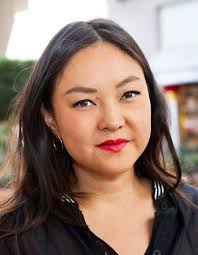
#> input picture yeux/clignement/test.jpg, 198 x 255 px, given in place of the camera
$ python V2_eyes_detector.py
#> lines starting #> are read from the running program, lines starting #| are printed output that depends on the picture
import cv2
import numpy as np
from PIL import Image
import imutils
import time


def eyes(frame, gray, facecascade, eyescascade):
    """We make an average of our list.
    It give us There may be good eye detection.
    We escape detection leap.
    then we crop the current frame with this points.
    """

    crop1 = False
    crop2 = False

    faces = facecascade.detectMultiScale(
        gray,
        scaleFactor=1.3,
        minNeighbors=5,
        minSize=(30, 30),
        flags=cv2.CASCADE_SCALE_IMAGE
    )

    for x1, y1, w1, h1 in faces:
        roi_gray = gray[y1:y1+h1, x1:x1+w1]
        roi_color = frame[y1:y1+h1, x1:x1+w1]


        eyes = eyescascade.detectMultiScale(
            roi_gray,
            scaleFactor=1.3,
            minNeighbors=4,
            minSize=(30, 30),
            maxSize=(45, 45),
            flags=cv2.CASCADE_SCALE_IMAGE
        )

        eye = 0
        for x, y, w, h in eyes:
            if eye == 0:
                crop1 = roi_color[y:y+h, x:x+w]
                cv2.rectangle(roi_color, (x, y), (x+w, y+h), (50, 255, 50), 5)
            elif eye == 1:
                crop2 = roi_color[y:y+h, x:x+w]
                cv2.rectangle(roi_color, (x, y), (x+w, y+h), (255, 0, 0), 5)
            eye += 1

        return crop1, crop2, faces


def automatic_thresh(crop, eyes_position):
    """We increment a variable of +1
    and verify the area into the last crop. If the area
    if > 1200 we stop the loop (max value i can got).
    We have got an potential eye.
    We add + 20 to the min tresh for a better detection.
    """

    counter = 0
    area_seuil_min = 1200

    while True:

        if counter == 255:
            return None

        gray = cv2.cvtColor(crop, cv2.COLOR_BGR2GRAY)
        gray = cv2.GaussianBlur(gray, (11, 11), 0)
        _, thresh = cv2.threshold(gray, counter, 255, 0)

        try:
            contours, hierarchy = cv2.findContours(thresh, cv2.RETR_TREE,cv2.CHAIN_APPROX_SIMPLE)
            img = cv2.drawContours(crop, contours, 1, (0,255,0), 3)

            eyes_posX, eyes_posY = center_detection(crop, contours, eyes_position)
            for c in contours:
                if cv2.contourArea(c) >= area_seuil_min:
                    thresh_min = counter
                    return thresh_min, contours, eyes_posX, eyes_posY
        except:
            pass

        counter += 1


# [80 lines left out: functions center_detection, head_movement, dectetion_message, not called in this run]


eyescascade = cv2.CascadeClassifier('haar/haarcascade_eye.xml')
facecascade = cv2.CascadeClassifier('haar/haarcascade_frontalface_alt2.xml')
def video_capture():


    video = cv2.VideoCapture(0)
    eyes_position_right = [[], []]
    eyes_position_left = [[], []]
    head_position = [[], [], [], []]

    while(True):

        ret, frame = video.read()
#> frame is the input picture: shape (255, 198, 3); mean B, G, R 110, 121.2, 143.9
        frame = cv2.resize(frame, (800, 600))
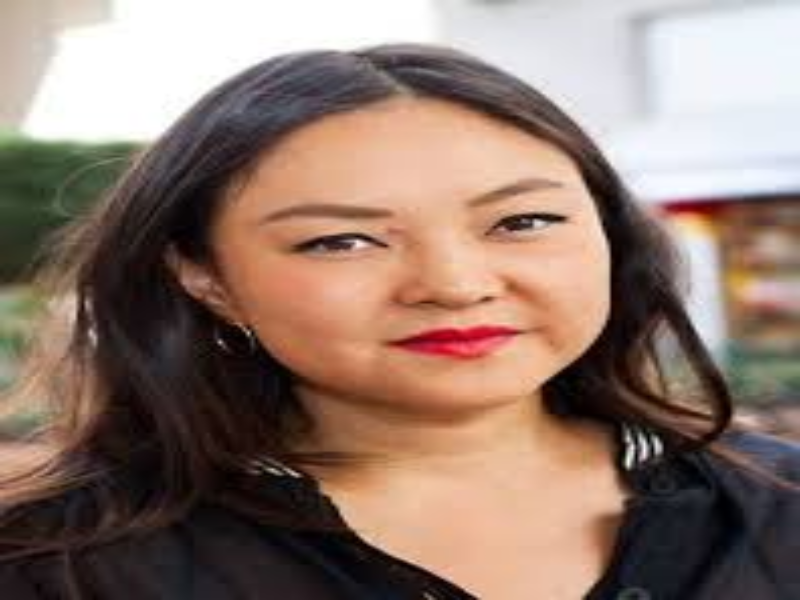
#> frame: shape (600, 800, 3); mean B, G, R 109.9, 121.1, 143.8
        gray = cv2.cvtColor(frame, cv2.COLOR_BGR2GRAY)
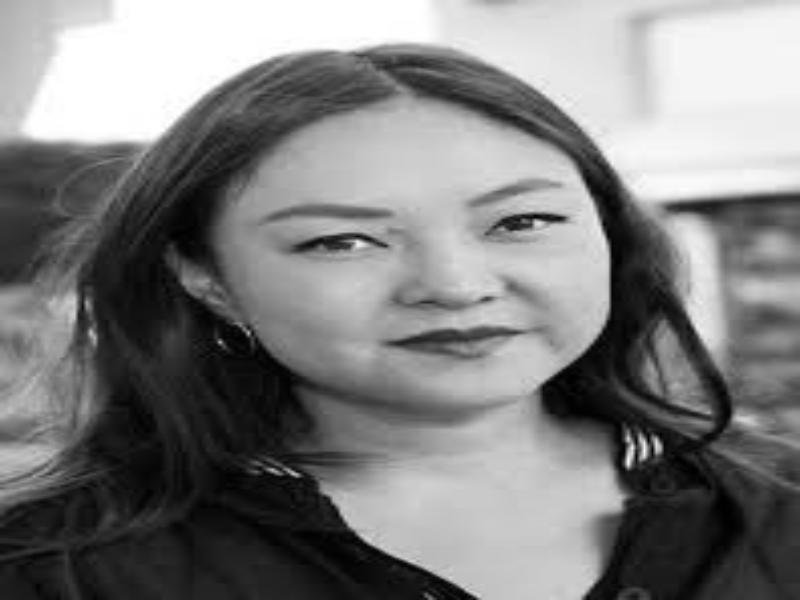
#> gray: shape (600, 800); min 0, max 255, mean 126.6

        try:
            crop_eye_right, crop_eye_left,\
                            faces = eyes(frame, gray, facecascade,
                                         eyescascade)
#> in eyes, `faces = facecascade.detectMultiScale( gray, scaleFactor=1.3, minNeighb..`: faces = [[285, 100, 331, 331]]
#> the loop in eyes, `for x1, y1, w1, h1 in faces:` made 1 pass
#> (x1, y1, w1, h1) on pass 1: (285, 100, 331, 331)
#> pass 1, in eyes, `roi_gray = gray[y1:y1+h1, x1:x1+w1]`:
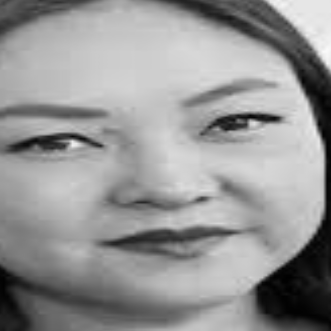
#> roi_gray: shape (331, 331); min 0, max 249, mean 149.1
#> pass 1, in eyes, `roi_color = frame[y1:y1+h1, x1:x1+w1]`:
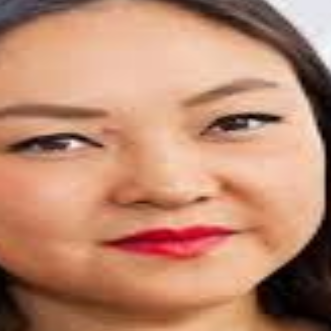
#> roi_color: shape (331, 331, 3); mean B, G, R 111.4, 136.8, 187.7
#> crop_eye_right = False; crop_eye_left = False; faces = [[285, 100, 331, 331]]

            #INITIALIZATION THRESHOLD
            tresh_min_right, contours,\
                             right_posX, right_posY = automatic_thresh(crop_eye_right,
                                                                       eyes_position_right)
#> after the loop in automatic_thresh, `while True:`: counter = 0
            tresh_min_left, contours,\
                            left_posX, left_posY = automatic_thresh(crop_eye_left,
                                                                    eyes_position_left)

            faces = head_movement(frame, faces, head_position)
            dectetion_message(right_posX, right_posY, left_posX, left_posY)
        except:
            pass


        cv2.imshow("frame", frame)

        if cv2.waitKey(1) & 0xFF == ord('q'):
#> (key q is pressed here)
            break


    video.release()
    cv2.destroyAllWindows()


if __name__ == "__main__":
    video_capture()
